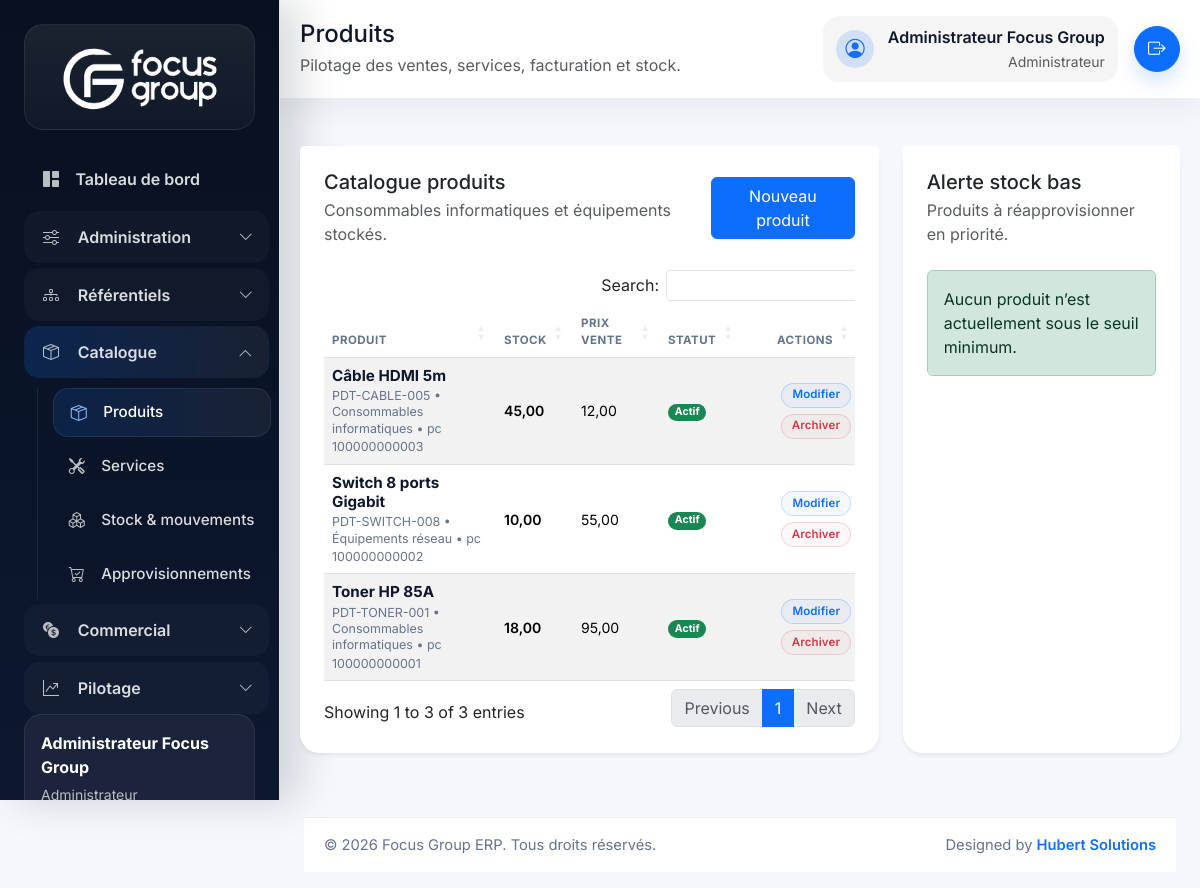
Screenshot of /index.php/products (signed in) with the database file from the repository.
### tables this page shows
CREATE TABLE products (
    id BIGINT UNSIGNED AUTO_INCREMENT PRIMARY KEY,
    category_id BIGINT UNSIGNED NOT NULL,
    unit_id BIGINT UNSIGNED NOT NULL,
    sku VARCHAR(50) NOT NULL UNIQUE,
    name VARCHAR(150) NOT NULL,
    description TEXT NULL,
    barcode VARCHAR(100) NULL,
    cost_price DECIMAL(18,2) NOT NULL DEFAULT 0,
    sale_price DECIMAL(18,2) NOT NULL DEFAULT 0,
    minimum_stock DECIMAL(18,2) NOT NULL DEFAULT 0,
    current_stock DECIMAL(18,2) NOT NULL DEFAULT 0,
    image_path VARCHAR(255) NULL,
    is_active TINYINT(1) NOT NULL DEFAULT 1,
    deleted_at DATETIME NULL,
    created_at DATETIME NOT NULL DEFAULT CURRENT_TIMESTAMP,
    updated_at DATETIME NOT NULL DEFAULT CURRENT_TIMESTAMP ON UPDATE CURRENT_TIMESTAMP,
    CONSTRAINT fk_products_category FOREIGN KEY (category_id) REFERENCES categories(id),
    CONSTRAINT fk_products_unit FOREIGN KEY (unit_id) REFERENCES units(id)
);

CREATE TABLE categories (
    id BIGINT UNSIGNED AUTO_INCREMENT PRIMARY KEY,
    type ENUM('product', 'service', 'mixed') NOT NULL DEFAULT 'product',
    name VARCHAR(120) NOT NULL,
    description VARCHAR(255) NULL,
    deleted_at DATETIME NULL,
    created_at DATETIME NOT NULL DEFAULT CURRENT_TIMESTAMP,
    updated_at DATETIME NOT NULL DEFAULT CURRENT_TIMESTAMP ON UPDATE CURRENT_TIMESTAMP,
    UNIQUE KEY uq_categories_type_name (type, name)
);

CREATE TABLE units (
    id BIGINT UNSIGNED AUTO_INCREMENT PRIMARY KEY,
    name VARCHAR(80) NOT NULL,
    symbol VARCHAR(20) NOT NULL,
    deleted_at DATETIME NULL,
    created_at DATETIME NOT NULL DEFAULT CURRENT_TIMESTAMP,
    updated_at DATETIME NOT NULL DEFAULT CURRENT_TIMESTAMP ON UPDATE CURRENT_TIMESTAMP,
    UNIQUE KEY uq_units_symbol (symbol)
);

### app/Core/Controller.php (called while the page is built, shortened)
<?php
class Controller
{
    public function render(string $view, array $data = [], string $layout = 'app'): void
    {
        extract($data, EXTR_SKIP);
        $viewFile = view_path($view);
        require $viewFile;
    }
}

### app/Controllers/ProductController.php (called while the page is built, shortened)
<?php
final class ProductController extends Controller
{
    public function index(): void
    {
        $productModel = new Product();
        $this->render('products.index', [
            'pageTitle' => 'Produits',
            'products' => $productModel->all(),
            'lowStockProducts' => $productModel->lowStock(),
        ]);
    }
}

### app/Core/Router.php (called while the page is built, shortened)
<?php
final class Router
{
    private array $routes = [];
    private function addRoute(string $method, string $uri, array $action, array $middleware = []): void
    {
        $this->routes[$method][$this->normalizePath($uri)] = [
            'action' => $action,
            'middleware' => $middleware,
        ];
    }
    public function dispatch(string $method, string $uri): void
    {
        $path = $this->normalizeRequestUri($uri);
        $route = $this->routes[$method][$path] ?? null;
        try {
            [$controllerClass, $controllerMethod] = $route['action'];
            $controller = new $controllerClass();
            $controller->{$controllerMethod}();
        } catch (Throwable $throwable) {
            http_response_code(500);
            $this->renderError(500, 'Erreur interne', $throwable->getMessage());
        }
    }
    private function normalizeRequestUri(string $uri): string
    {
        $path = parse_url($uri, PHP_URL_PATH) ?: '/';
        if ($path === '/index.php') {
            $path = '/';
        } elseif (str_starts_with($path, '/index.php/')) {
            $path = substr($path, strlen('/index.php')) ?: '/';
        }
        return $this->normalizePath($path);
    }
    private function normalizePath(string $path): string
    {
        $path = '/' . trim($path, '/');
        return $path === '//' ? '/' : (rtrim($path, '/') ?: '/');
    }
}

### index.php (called while the page is built, shortened)
<?php
$appConfig = require __DIR__ . '/config/app.php';
require __DIR__ . '/app/Helpers/functions.php';
$router = new Router();
$router->dispatch($_SERVER['REQUEST_METHOD'] ?? 'GET', $_SERVER['REQUEST_URI'] ?? '/');

### app/Helpers/functions.php (called while the page is built, shortened)
<?php
if (!function_exists('config')) {
    function config(?string $key = null, mixed $default = null): mixed
    {
        $config = $GLOBALS['config'] ?? [];
        $segments = explode('.', $key);
        $value = $config;
        foreach ($segments as $segment) {
            $value = $value[$segment];
        }
        return $value;
    }
}
if (!function_exists('url')) {
    function url(string $path = ''): string
    {
        $baseUrl = rtrim((string) config('app.base_url', ''), '/');
        $path = '/' . ltrim($path, '/');
        $routePrefix = rtrim((string) config('app.route_prefix', ''), '/');
        if (str_starts_with($path, '/public/')) {
            return ($baseUrl === '' ? '' : $baseUrl) . $path;
        }
        $prefix = $routePrefix === '' ? '' : $routePrefix;
        return ($baseUrl === '' ? '' : $baseUrl) . $prefix . $path;
    }
}
if (!function_exists('e')) {
    function e(?string $value): string
    {
        return htmlspecialchars((string) $value, ENT_QUOTES, 'UTF-8');
    }
}
if (!function_exists('user_has_role')) {
    function user_has_role(array|string $roles): bool
    {
        return Auth::hasRole($roles);
    }
}
if (!function_exists('user_is_admin')) {
    function user_is_admin(): bool
    {
        return user_has_role('administrateur');
    }
}

### app/Models/Product.php (called while the page is built, shortened)
<?php
final class Product extends Model
{
    public function all(): array
    {
        return $this->allForStock(null);
    }
    public function allForStock(?int $shopId = null): array
    {
        $sql = 'SELECT p.*, p.current_stock AS central_stock, c.name AS category_name, u.name AS unit_name, u.symbol AS unit_symbol, NULL AS stock_shop_name
                FROM products p
                INNER JOIN categories c ON c.id = p.category_id
                INNER JOIN units u ON u.id = p.unit_id
                WHERE p.deleted_at IS NULL
                ORDER BY p.id DESC';
        return $this->db->query($sql)->fetchAll();
    }
}

### app/Core/Session.php (called while the page is built, shortened)
<?php
final class Session
{
    public static function get(string $key, mixed $default = null): mixed
    {
        $segments = explode('.', $key);
        $value = $_SESSION;
        foreach ($segments as $segment) {
            $value = $value[$segment];
        }
        return $value;
    }
}

### app/Core/Auth.php (called while the page is built, shortened)
<?php
final class Auth
{
    public static function user(): ?array
    {
        $user = Session::get('auth.user');
        return is_array($user) ? $user : null;
    }
    public static function hasRole(array|string $roles): bool
    {
        $roles = (array) $roles;
        $currentRole = self::user()['role_code'] ?? null;
        return $currentRole !== null && in_array($currentRole, $roles, true);
    }
}

### app/Views/products/index.php (the view, shortened to what this page needs)
<div class="row g-4 mb-4">
    <div class="col-lg-8">
        <div class="card border-0 shadow-sm h-100">
            <div class="card-header bg-white border-0 pt-4 px-4 d-flex justify-content-between align-items-center">
                <div>
                    <h3 class="h5 mb-1">Catalogue produits</h3>
                    <p class="text-muted mb-0">Consommables informatiques et équipements stockés.</p>
                </div>
                <a href="<?= e(url('/products/create')); ?>" class="btn btn-primary">Nouveau produit</a>
            </div>
            <div class="card-body px-4 pb-4">
                <div class="table-responsive">
                    <table class="table table-striped align-middle js-datatable">
                        <thead>
                            <tr>
                                <th>Produit</th>
                                <th>Stock</th>
                                <th data-mobile-hidden="true">Prix vente</th>
                                <th data-mobile-hidden="true">Statut</th>
                                <th class="text-end">Actions</th>
                            </tr>
                        </thead>
                        <tbody>
                            <?php foreach ($products as $product): ?>
                                <tr>
                                    <td>
                                        <div class="table-cell-stack">
                                            <div class="table-cell-main"><?= e($product['name']); ?></div>
                                            <div class="table-cell-meta"><?= e($product['sku']); ?> • <?= e($product['category_name']); ?><?= $product['unit_symbol'] ? ' • ' . e($product['unit_symbol']) : ''; ?></div>
                                            <div class="table-cell-meta"><?= e($product['barcode'] ?: 'Sans code-barres'); ?></div>
                                        </div>
                                    </td>
                                    <td>
                                        <span class="fw-semibold <?= (float) $product['current_stock'] <= (float) $product['minimum_stock'] ? 'text-danger' : ''; ?>">
                                            <?= e(number_format((float) $product['current_stock'], 2, ',', ' ')); ?>
                                        </span>
                                    </td>
                                    <td><?= e(number_format((float) $product['sale_price'], 2, ',', ' ')); ?></td>
                                    <td><span class="badge rounded-pill <?= (int) $product['is_active'] === 1 ? 'text-bg-success' : 'text-bg-secondary'; ?>"><?= (int) $product['is_active'] === 1 ? 'Actif' : 'Inactif'; ?></span></td>
                                    <td class="text-end">
                                        <?php if (user_is_admin()): ?>
                                            <div class="table-actions">
                                                <a href="<?= e(url('/products/edit?id=' . $product['id'])); ?>" class="btn btn-sm btn-outline-primary table-action-btn">Modifier</a>
                                                <form method="post" action="<?= e(url('/products/delete')); ?>" onsubmit="return confirm('Archiver ce produit ?');">
                                                    <button type="submit" class="btn btn-sm btn-outline-danger table-action-btn">Archiver</button>
                                                </form>
                                            </div>
                                        <?php else: ?>
                                            <span class="text-muted small">Lecture seule</span>
                                        <?php endif; ?>
                                    </td>
                                </tr>
                            <?php endforeach; ?>
                        </tbody>
                    </table>
                </div>
            </div>
        </div>
    </div>
    <div class="col-lg-4">
        <div class="card border-0 shadow-sm h-100">
            <div class="card-header bg-white border-0 pt-4 px-4">
                <h3 class="h5 mb-1">Alerte stock bas</h3>
                <p class="text-muted mb-0">Produits à réapprovisionner en priorité.</p>
            </div>
            <div class="card-body px-4 pb-4">
                <?php if ($lowStockProducts === []): ?>
                    <div class="alert alert-success mb-0">Aucun produit n’est actuellement sous le seuil minimum.</div>
                <?php endif; ?>
            </div>
        </div>
    </div>
</div>

### public/assets/css/app.css (style rules this page uses)
:root { --fg-primary: #156ff3; --fg-primary-dark: #0c56c9; --fg-primary-soft: rgba(21, 111, 243, 0.16); --fg-dark: #0f172a; --fg-muted: #64748b; --fg-soft: #f8fafc; --fg-sidebar: #08111f; --fg-sidebar-soft: #0f1d36; }
body { font-family: 'Inter', sans-serif; background: #f4f7fb; color: var(--fg-dark); }
.card { border-radius: 1.25rem; }
.table thead th { color: var(--fg-muted); font-size: 0.72rem; text-transform: uppercase; letter-spacing: 0.04em; }
.table tbody td { vertical-align: middle; font-size: 0.88rem; line-height: 1.35; }
.table-cell-stack { display: flex; flex-direction: column; gap: 0.15rem; }
.table-cell-main { font-size: 0.95rem; font-weight: 700; color: var(--fg-dark); line-height: 1.3; }
.table-cell-meta { font-size: 0.78rem; color: var(--fg-muted); line-height: 1.3; }
.table-actions { display: inline-flex; align-items: center; justify-content: flex-end; flex-wrap: wrap; gap: 0.4rem; }
.table-action-btn { padding: 0.28rem 0.62rem; border-radius: 999px; font-size: 0.72rem; font-weight: 600; line-height: 1.2; letter-spacing: 0.01em; box-shadow: none !important; }
.table-action-btn.btn-outline-primary { color: #0d6efd; border-color: rgba(13, 110, 253, 0.22); background: rgba(13, 110, 253, 0.04); }
.table-action-btn.btn-outline-danger { color: #dc3545; border-color: rgba(220, 53, 69, 0.2); background: rgba(220, 53, 69, 0.04); }

### rows the page displays
products: name "Câble HDMI 5m", sku "PDT-CABLE-005", category.name "Consommables informatiques", unit.symbol "pc", barcode "100000000003", current_stock "45,00", sale_price "12,00", is_active "Actif"
products: name "Switch 8 ports Gigabit", sku "PDT-SWITCH-008", category.name "Équipements réseau", unit.symbol "pc", barcode "100000000002", current_stock "10,00", sale_price "55,00", is_active "Actif"
products: name "Toner HP 85A", sku "PDT-TONER-001", category.name "Consommables informatiques", unit.symbol "pc", barcode "100000000001", current_stock "18,00", sale_price "95,00", is_active "Actif"

### other values shown
$currentUser['full_name'] "Administrateur Focus Group"
$currentUser['role_name'] "Administrateur"
$pageTitle "Produits"
app_scope_description() "Pilotage des ventes, services, facturation et stock."
config('app.name') "Focus Group ERP"
